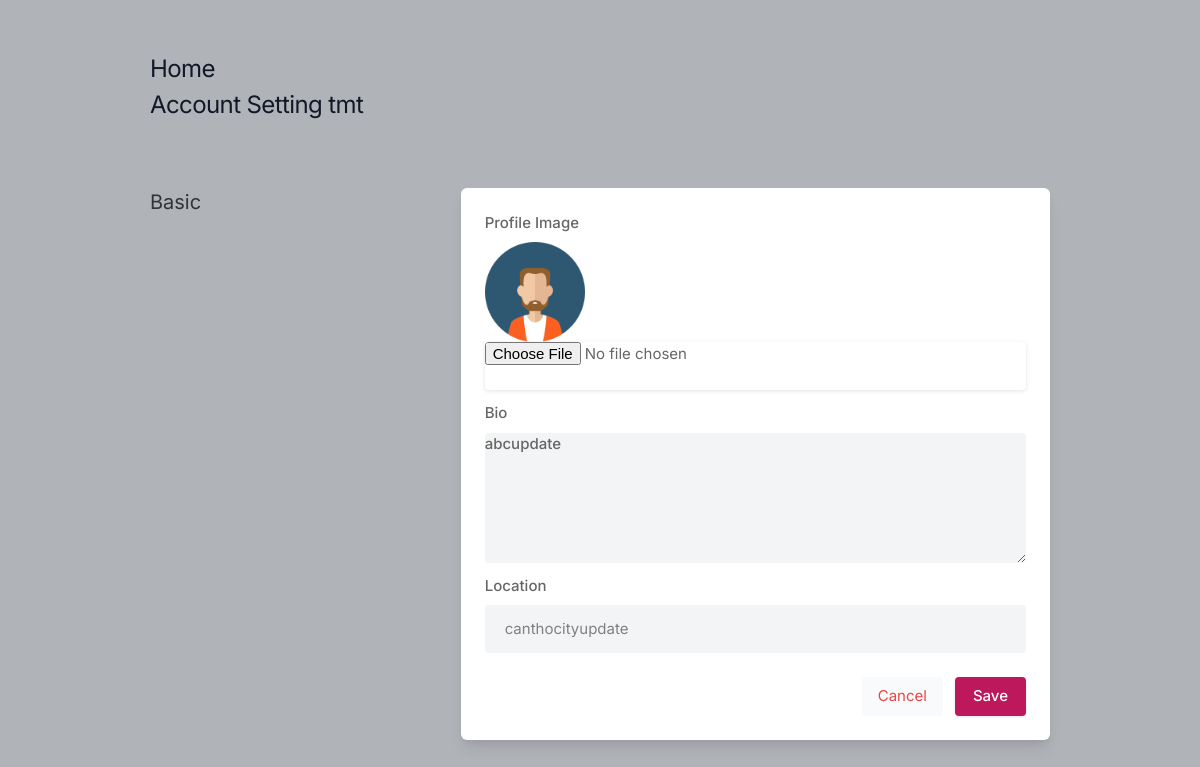
Page /settings (signed in) on the earlier database version.
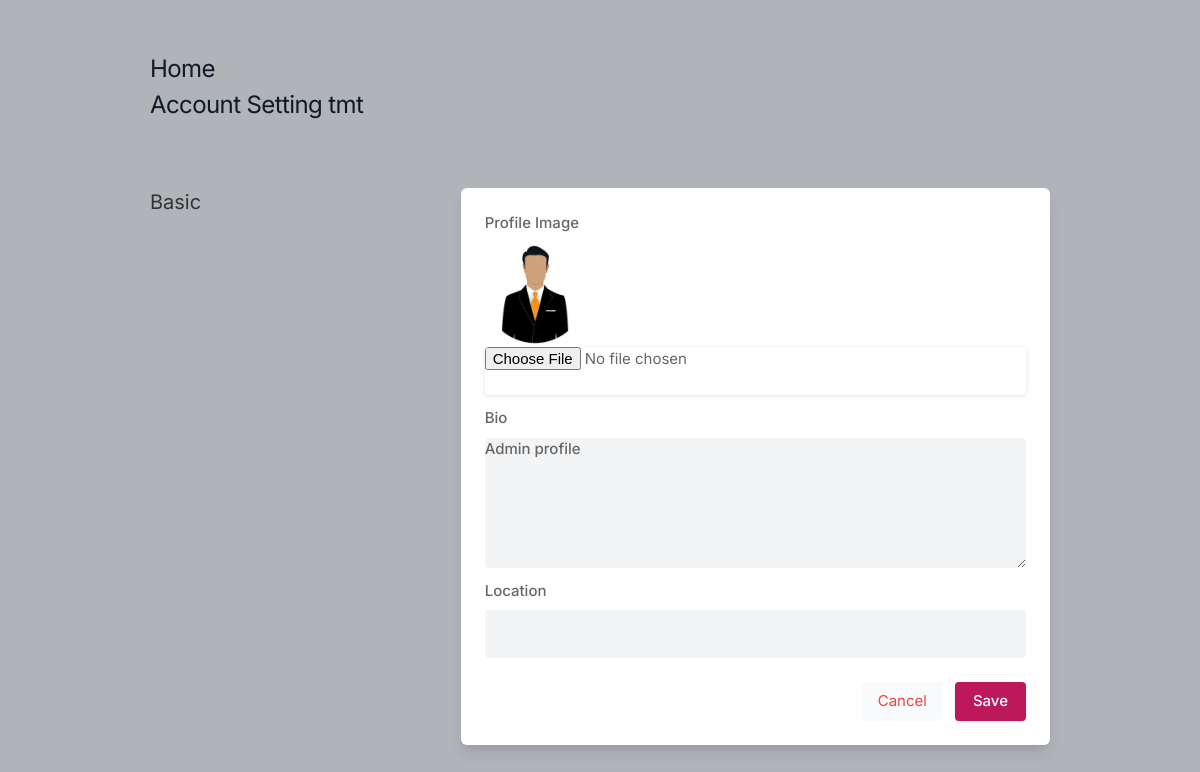
Same page on the later database version.
### core/models.py (models this page shows, shortened)
class Profile(models.Model):
    user = models.OneToOneField(User, on_delete=models.CASCADE)
    userId = models.IntegerField()
    bio = models.TextField(blank=True)
    profileimage = models.ImageField(
        upload_to="profile_images", default="defaultimg.jpg")
    location = models.CharField(max_length=100,  blank=True)

### core/views.py (the view, shortened to what this page needs)
# urls.py: path("settings", views.settings, name="settings"),
@login_required
def settings(request):
    user_profile = Profile.objects.get(user=request.user)
    return render(request, 'setting.html', {'user_profile': user_profile})

### templates/setting.html (shortened to what this page needs)
{% load static %}
<!DOCTYPE html>
<html lang="en">
  <head>
    <link rel="stylesheet" href="{% static 'assets/css/icons.css' %}" />
    <link rel="stylesheet" href="{% static 'assets/css/uikit.css' %}" />
    <link rel="stylesheet" href="{% static 'assets/css/style.css' %}" />
    <link rel="stylesheet" href="{% static 'assets/css/tailwind.css' %}" />
  </head>
  <body>
    <div class="container m-auto">
      <h1 class="text-2xl leading-none text-gray-900 tracking-tight mt-3">
        <a href="/">Home</a>
      </h1>
      <h1 class="text-2xl leading-none text-gray-900 tracking-tight mt-3">
        Account Setting {{user.username}}
      </h1>
      <br />
      <form action="" method="POST" enctype="multipart/form-data">
        <div class="grid lg:grid-cols-3 mt-12 gap-8">
          <div>
            <h3 class="text-xl mb-2">Basic</h3>
          </div>
          <div class="bg-white rounded-md lg:shadow-lg shadow col-span-2">
            <div class="grid grid-cols-2 gap-3 lg:p-6 p-4">
              <div class="col-span-2">
                <label for=""> Profile Image</label>
                <img width="100px" height="100px" src="{{user_profile.profileimage.url}}" alt="" />
                <input type="file" name="image" />
              </div>
              <div class="col-span-2">
                <label for="about">Bio</label>
                <textarea
                  id="about"
                  name="bio"
                  rows="3"
                  class="shadow-none bg-gray-100"
                >
{{user_profile.bio}}</textarea
                >
              </div>
              <div class="col-span-2">
                <label for=""> Location</label>
                <input
                  name="location"
                  type="text"
                  placeholder=""
                  value="{{user_profile.location}}"
                  class="shadow-none bg-gray-100"
                />
              </div>
            </div>
            <div class="bg-gray-10 p-6 pt-0 flex justify-end space-x-3">
              <button class="p-2 px-4 rounded bg-gray-50 text-red-500">
                Cancel
              </button>
              <button type="submit" class="button bg-blue-700">Save</button>
            </div>
          </div>
          <br />
        </div>
      </form>
    </div>
  </body>
</html>

### static/assets/css/style.css (style rules this page uses)
body { background-color: #B0B3B8!important; }
button { vertical-align: middle; }
span.button, button.button { background-color: #be185d; top: 0; color: #fff; position: relative; padding: 8px 18px; line-height: 22px; position: relative; font-weight: 500; font-size: 15px; display: inline-block; -webkit-transition: all 0.2s ease-in-out; transition: all 0.2s ease-in-out; cursor: pointer; overflow: hidden; border: none; border-radius: 4px; -webkit-box-shadow: 0 1px 3px rgba(0, 0, 0, 0.1); box-shadow: 0 1px 3px rgba(0, 0, 0, 0.1); }
input { height: 48px; line-height: 48px; padding: 0 20px; outline: none; font-size: 15px; color: #808080; max-width: 100%; width: 100%; -webkit-box-sizing: border-box; box-sizing: border-box; display: block; font-weight: 400; opacity: 1; border-radius: 4px; border: none; -webkit-box-shadow: 0 1px 4px 0px rgba(0, 0, 0, 0.12); box-shadow: 0 1px 4px 0px rgba(0, 0, 0, 0.12); }
input[type="text"], input[type="password"], input[type="email"], input[type="number"] { height: 48px; line-height: 48px; padding: 0 20px; outline: none; font-size: 15px; color: #808080; max-width: 100%; width: 100%; -webkit-box-sizing: border-box; box-sizing: border-box; display: block; font-weight: 400; opacity: 1; border-radius: 4px; border: none; -webkit-box-shadow: 0 1px 4px 0px rgba(0, 0, 0, 0.12); box-shadow: 0 1px 4px 0px rgba(0, 0, 0, 0.12); }
textarea { height: 48px; line-height: 48px; padding: 0 20px; outline: none; font-size: 15px; color: #808080; margin: 0 0 16px 0; max-width: 100%; width: 100%; -webkit-box-sizing: border-box; box-sizing: border-box; display: block; background-color: #fff; font-weight: 500; opacity: 1; border-radius: 4px; border: none; -webkit-box-shadow: 0 1px 4px 0px rgba(0, 0, 0, 0.12); box-shadow: 0 1px 4px 0px rgba(0, 0, 0, 0.12); }
input { -webkit-transition: all 0.1s ease-in-out; transition: all 0.1s ease-in-out; }
::placeholder { color: #808080; opacity: 1; }
textarea { height: auto; line-height: 27px; padding: 20px; min-height: 130px; -webkit-transition: none !important; transition: none !important; min-width: 100%; }
label, legend { display: block; font-weight: bold; font-size: 15px; font-weight: 500; margin-bottom: 8px; }
button { border: none; margin: 0; padding: 0; width: auto; overflow: visible; background: transparent; color: inherit; font: inherit; line-height: normal; cursor: pointer; }
a { color: #be185d; -webkit-transition: 0.3s; transition: 0.3s; outline: none !important; }
button { outline: none !important; }
img { max-width: 100%; }
body { color: #666; font-size: 15px; line-height: 27px; background-color: #f0f2f5; font-family: "Inter", sans-serif; text-transform: none; }
h1, h2, h3, h4, h5, h6 { font-family: "Inter", sans-serif; text-transform: none; }
input[type="text"], input[type="password"], input[type="email"] { font-family: "Inter", sans-serif; text-transform: none; }
textarea, select { font-family: "Inter", sans-serif; text-transform: none; }
button, body .pac-container { font-family: "Inter", sans-serif; text-transform: none; }
h1, h2, h3, h4, h5, h6 { color: #333; font-weight: 500; margin: 0; padding: 0; }
h1 { font-size: 32px; }
h3 { font-size: 22px; }
@media (min-width: 1024px) { .container { max-width: 900px !important; padding-top: 45px; } }
.shadow-none { -webkit-box-shadow: none !important; box-shadow: none !important; }

Differences in the rows shown:
removed Profile: profileimage (picture), bio "abcupdate", location "canthocityupdate"
added Profile: profileimage (picture), bio "Admin profile"
